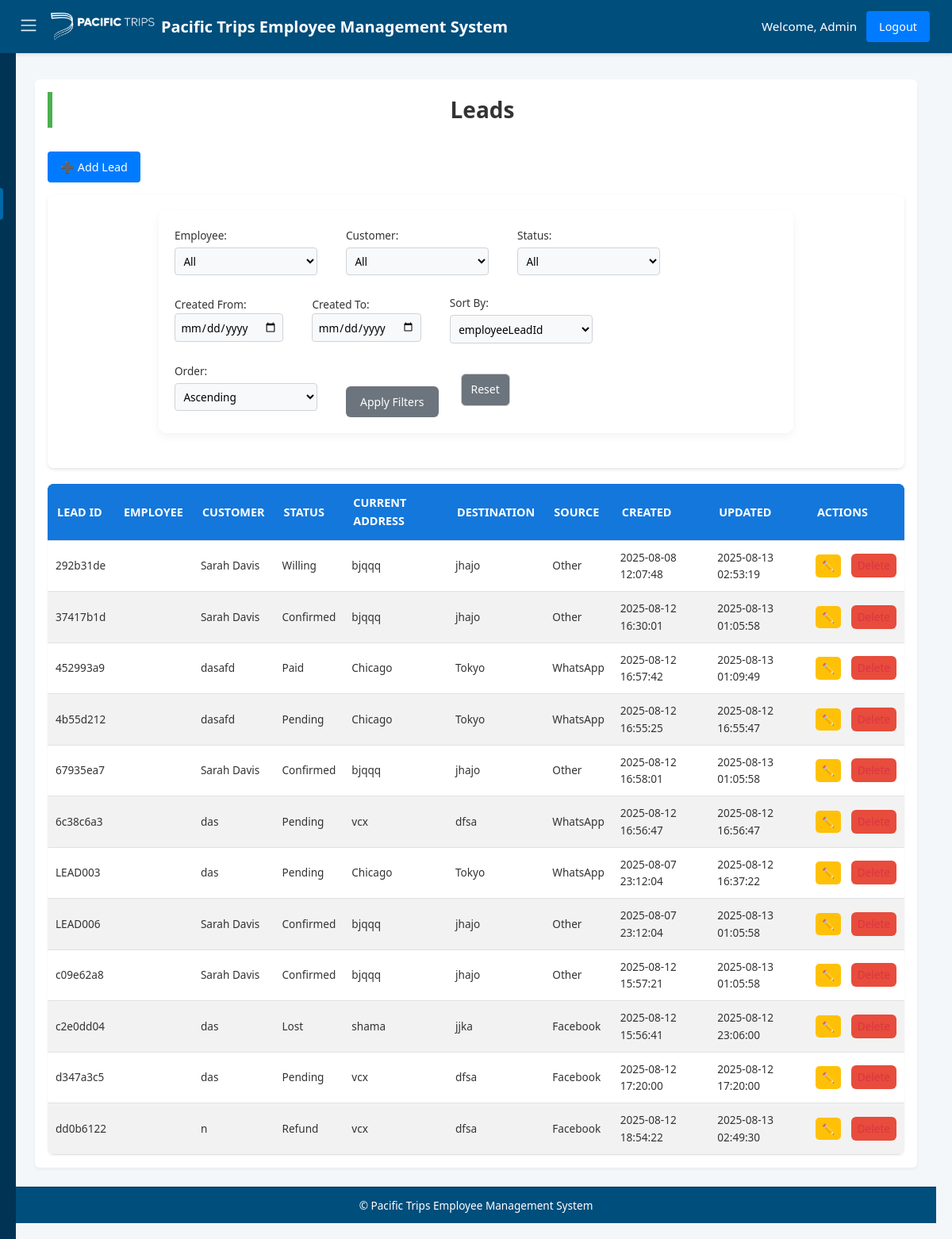
/leads (signed in), run on an earlier commit of the app's database.
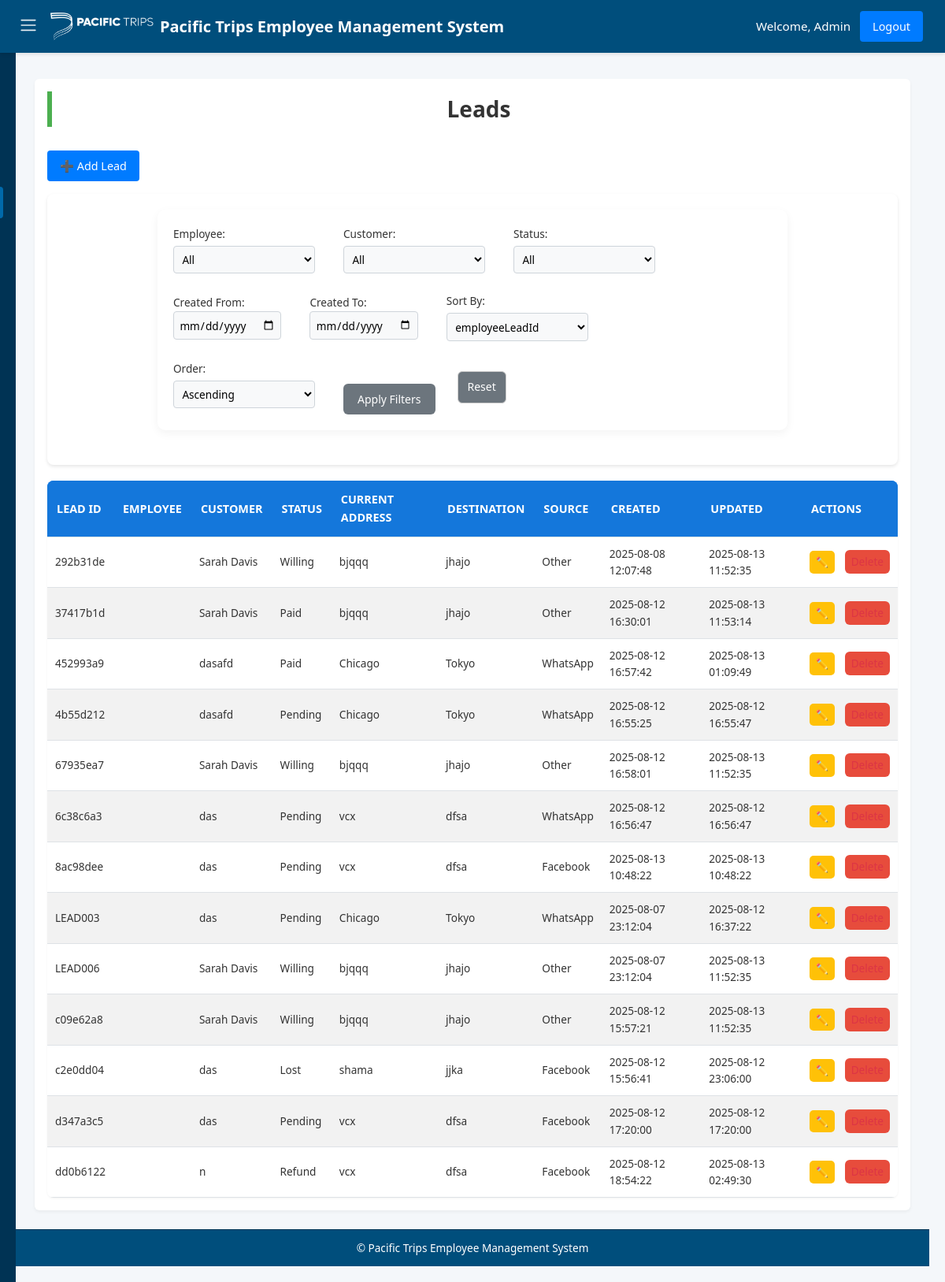
And on a later commit of the database.
### tables this page shows
CREATE TABLE leads (
    employeeLeadId TEXT PRIMARY KEY,
    employeeId TEXT NOT NULL,
    employeeName TEXT NOT NULL,
    employeeContactNo TEXT NOT NULL,
    customerName TEXT NOT NULL,
    customerId TEXT NOT NULL,
    customerContactNo TEXT NOT NULL,
    currentAddress TEXT NOT NULL,
    desiredDestination TEXT NOT NULL,
    status TEXT NOT NULL CHECK (status IN ('Pending', 'Contacted', 'Lost', 'Willing', 'Paid', 'Refund', 'Confirmed')),
    source TEXT NOT NULL CHECK (source IN ('Facebook', 'WhatsApp', 'Reference', 'TikTok', 'Other')),
    createdAt TEXT DEFAULT CURRENT_TIMESTAMP,
    updatedAt TEXT DEFAULT CURRENT_TIMESTAMP, amountClosed REAL DEFAULT 0,
    FOREIGN KEY (employeeId) REFERENCES employees(empId),
    FOREIGN KEY (customerId) REFERENCES customers(customerId)
);

### app.py (the view)
    def wrap(*args, **kwargs):
        if 'user_id' not in session:
            flash('Please login first.', 'danger')
            return redirect(url_for('login'))
        return f(*args, **kwargs)

### app.py (called while the page is built)
def get_db_connection():
    conn = sqlite3.connect(DATABASE, timeout=10)
    conn.row_factory = sqlite3.Row
    conn.execute("PRAGMA journal_mode=WAL")
    return conn

def get_all_employees():
    with closing(get_db_connection()) as conn:
        with closing(conn.cursor()) as cursor:
            cursor.execute("SELECT empId, empName FROM employees")
            return cursor.fetchall()

def get_all_customers():
    with closing(get_db_connection()) as conn:
        with closing(conn.cursor()) as cursor:
            cursor.execute("SELECT customerId, customerName FROM customers")
            return cursor.fetchall()

def login_required(f):
    def wrap(*args, **kwargs):
        if 'user_id' not in session:
            flash('Please login first.', 'danger')
            return redirect(url_for('login'))
        return f(*args, **kwargs)
    wrap.__name__ = f.__name__
    return wrap

### templates/leads.html (shortened to what this page needs)
{% extends "base.html" %}
{% block content %}
<h2>Leads</h2>
<div class="button-group">
    <a href="{{ url_for('add_lead') }}" class="btn">➕ Add Lead</a>
</div>
<div class="filter-card">
    <form method="GET" action="{{ url_for('leads') }}" class="filter-form">
        <label>Employee:
            <select name="employeeId">
                <option value="">All</option>
            </select>
        </label>
        <label>Customer:
            <select name="customerId">
                <option value="">All</option>
            </select>
        </label>
        <label>Status:
            <select name="status">
                <option value="">All</option>
            </select>
        </label>
        <label>Created From:
            <input type="date" name="start_date" value="{{ filters.start_date }}">
        </label>
        <label>Created To:
            <input type="date" name="end_date" value="{{ filters.end_date }}">
        </label>
        <label>Sort By:
            <select name="sort_by">
                {% for col in ['employeeLeadId', 'employeeId', 'empName', 'customerId', 'customerName', 'status',
                'currentAddress', 'desiredDestination', 'source', 'createdAt', 'updatedAt'] %}
                <option value="{{ col }}" {% if sort_by==col %}selected{% endif %}>{{ col }}</option>
                {% endfor %}
            </select>
        </label>
        <label>Order:
            <select name="sort_order">
                <option value="asc" {% if sort_order=='asc' %}selected{% endif %}>Ascending</option>
            </select>
        </label>
        <button type="submit" class="btn">Apply Filters</button>
        <a href="{{ url_for('leads') }}" class="btn danger">Reset</a>
    </form>
</div>
<table>
    <thead>
        <tr>
            <th>Lead ID</th>
            <th>Employee</th>
            <th>Customer</th>
            <th>Status</th>
            <th>Current Address</th>
            <th>Destination</th>
            <th>Source</th>
            <th>Created</th>
            <th>Updated</th>
            <th>Actions</th>
        </tr>
    </thead>
    <tbody>
        {% for lead in leads %}
        <tr>
            <td>{{ lead.employeeLeadId }}</td>
            <td>{{ lead.empName }}</td>
            <td>{{ lead.customerName }}</td>
            <td>{{ lead.status }}</td>
            <td>{{ lead.currentAddress }}</td>
            <td>{{ lead.desiredDestination }}</td>
            <td>{{ lead.source }}</td>
            <td>{{ lead.createdAt }}</td>
            <td>{{ lead.updatedAt }}</td>
            <td>
                <a href="{{ url_for('edit_lead', lead_id=lead.employeeLeadId) }}" class="btn small">✏️</a>
                <a href="{{ url_for('delete_lead', lead_id=lead.employeeLeadId) }}" class="btn-delete"
                    onclick="return confirm('Are you sure you want to delete this lead?');">Delete</a>
            </td>
        </tr>
        {% endfor %}
    </tbody>
</table>
{% endblock %}

### templates/base.html (shortened to what this page needs)
<!DOCTYPE html>
<html lang="en">
<head>
    <link rel="stylesheet" href="{{ url_for('static', filename='style.css') }}">
    <link rel="stylesheet" href="{{ url_for('static', filename='customers.css') }}">
    <link rel="stylesheet" href="{{ url_for('static', filename='employees.css') }}">
    <link rel="stylesheet" href="{{ url_for('static', filename='dashboard.css') }}">
    <link rel="stylesheet" href="{{ url_for('static', filename='add form.css') }}">
</head>
<body>
    <header class="header">
        <div class="header-left">
            <button class="menu-toggle" aria-label="Toggle Sidebar">
                <span class="navbar-toggler-icon"></span>
            </button>
            <a class="navbar-brand" href="{{ url_for('index') }}">
                <img src="{{ url_for('static', filename='logo.webp') }}" class="logo" alt="EMS Logo">
                Pacific Trips Employee Management System
            </a>
        </div>
        {% if session.user_id %}
        <div class="header-right">
            <span class="navbar-text">Welcome, {{ session.user_name }}</span>
            <a class="btn btn-outline-primary" href="{{ url_for('logout') }}">Logout</a>
        </div>
        {% else %}
        <div class="header-right">
            <a class="btn btn-outline-primary me-2" href="{{ url_for('login') }}">Login</a>
            <a class="btn btn-outline-primary" href="{{ url_for('register') }}">Register</a>
        </div>
        {% endif %}
    </header>
    <div class="layout">
        <nav class="sidebar sidebar-closed">
            <ul class="nav flex-column">
                {% if session.user_id %}
                {% if session.role == 'admin' %}
                <li class="nav-item">
                    <a class="nav-link {% if request.endpoint == 'dashboard' %}active{% endif %}"
                        href="{{ url_for('dashboard') }}">Dashboard</a>
                </li>
                <li class="nav-item">
                    <a class="nav-link {% if request.endpoint == 'customers' %}active{% endif %}"
                        href="{{ url_for('customers') }}">Customers</a>
                </li>
                <li class="nav-item">
                    <a class="nav-link {% if request.endpoint == 'employees' %}active{% endif %}"
                        href="{{ url_for('employees') }}">Employees</a>
                </li>
                <li class="nav-item">
                    <a class="nav-link {% if request.endpoint == 'leads' %}active{% endif %}"
                        href="{{ url_for('leads') }}">Leads</a>
                </li>
                <li class="nav-item">
                    <a class="nav-link {% if request.endpoint == 'status_changes' %}active{% endif %}"
                        href="{{ url_for('status_changes') }}">Status Changes</a>
                </li>
                <li class="nav-item">
                    <a class="nav-link {% if request.endpoint == 'logs' %}active{% endif %}"
                        href="{{ url_for('logs') }}">Logs</a>
                </li>
                {% endif %}
                {% endif %}
            </ul>
        </nav>
        <main class="main-content">
            <div class="container py-5">
                {% block content %}{% endblock %}
            </div>
        </main>
    </div>
    <footer class="footer">
        &copy; {{ current_year }} Pacific Trips Employee Management System
    </footer>
</body>
</html>

### static/style.css (style rules this page uses)
* { margin: 0; padding: 0; box-sizing: border-box; }
body { font-family: 'Segoe UI', Tahoma, Geneva, Verdana, sans-serif; background-color: #f4f7fa; color: #333; line-height: 1.6; min-height: 100vh; display: flex; flex-direction: column; }
a { text-decoration: none; transition: color 0.3s ease, background-color 0.3s ease; }
.header { background-color: #004e7c; color: white; padding: 0.75rem 1rem; display: flex; justify-content: space-between; align-items: center; box-shadow: 0 2px 4px rgba(0, 0, 0, 0.1); position: fixed; top: 0; left: 0; right: 0; z-index: 1000; }
.header-left { display: flex; align-items: center; gap: 0.5rem; }
.navbar-brand { font-size: 1.25rem; font-weight: 700; color: white; display: flex; align-items: center; gap: 0.5rem; }
.navbar-brand img.logo { height: 36px; width: auto; object-fit: contain; }
.header-right { display: flex; align-items: center; gap: 0.75rem; }
.navbar-text { color: white; font-size: 0.95rem; font-weight: 500; }
.btn-outline-primary { border-color: #007bff; color: #f5f7fa; font-weight: 500; padding: 0.4rem 1rem; border-radius: 4px; transition: all 0.3s ease; font-size: 0.9rem; }
.menu-toggle { background: none; border: none; color: white; font-size: 1.25rem; cursor: pointer; padding: 0.5rem; line-height: 1; }
.menu-toggle .navbar-toggler-icon { width: 24px; height: 24px; display: inline-block; }
.layout { display: flex; margin-top: 56px; min-height: calc(100vh - 56px - 48px); }
.sidebar { width: 220px; background-color: #003354; color: white; padding: 1.5rem 1rem; display: flex; flex-direction: column; position: fixed; top: 56px; bottom: 0; z-index: 999; transition: transform 0.3s ease; }
.sidebar .nav { list-style: none; padding: 0; margin: 0; display: flex; flex-direction: column; gap: 0.75rem; }
.sidebar .nav-link { color: white; font-size: 0.95rem; font-weight: 500; padding: 0.5rem 1rem; border-radius: 4px; transition: background-color 0.2s ease, color 0.2s ease; display: flex; align-items: center; }
.sidebar .nav-link:hover, .sidebar .nav-link.active { background-color: #0069aa; color: white; }
.sidebar-closed { transform: translateX(-100%); }
.main-content { flex-grow: 1; padding: 1.5rem; transition: margin-left 0.3s ease; margin-left: 220px; }
.sidebar-closed~.main-content { margin-left: 0; }
.container { max-width: 1140px; margin: 0 auto; padding: 1rem; background-color: white; border-radius: 6px; box-shadow: 0 2px 4px rgba(0, 0, 0, 0.05); }
.filter-form input[type="date"] { padding: 0.4rem; border: 1px solid #ced4da; border-radius: 4px; font-size: 0.85rem; width: 100%; background-color: #f8f9fa; transition: border-color 0.3s ease, box-shadow 0.3s ease; }
.footer { background-color: #004e7c; color: white; text-align: center; padding: 0.75rem; font-size: 0.85rem; border-top: 1px solid #003354; margin-top: auto; }
html { scroll-behavior: smooth; }
button, a, .menu-toggle { touch-action: manipulation; }

### static/employees.css (style rules this page uses)
body { font-family: Arial, sans-serif; background-color: #f9f9f9; margin: 20px; color: #333; }
h2 { color: #2c3e50; margin-bottom: 20px; }
form { display: flex; flex-wrap: wrap; gap: 15px; align-items: center; background-color: #ffffff; padding: 15px; border-radius: 8px; box-shadow: 0 2px 4px rgba(0,0,0,0.1); margin-bottom: 20px; }
form label { margin-right: 5px; font-weight: bold; }
form select, form button, form a.btn { padding: 8px 12px; font-size: 14px; border: 1px solid #ccc; border-radius: 6px; background-color: white; transition: 0.3s ease; }
form button { background-color: #007BFF; color: white; border: none; cursor: pointer; }
form a.btn { text-decoration: none; background-color: #28a745; color: white; }
table { width: 100%; border-collapse: collapse; background-color: #ffffff; border-radius: 8px; overflow: hidden; box-shadow: 0 2px 5px rgba(0,0,0,0.1); }
thead { background-color: #007BFF; color: white; }
thead th { padding: 12px; text-align: left; font-weight: bold; }
tbody tr { border-bottom: 1px solid #ddd; }
tbody tr:nth-child(even) { background-color: #f2f2f2; }
tbody td { padding: 10px; }
.btn.small { padding: 5px 8px; margin-right: 4px; background-color: #ffc107; color: black; border: none; border-radius: 5px; text-decoration: none; font-size: 14px; transition: background-color 0.3s ease; }

What changed in the data, as far as the page shows it:
changed leads "292b31de": updatedAt "2025-08-13 02:53:19" → "2025-08-13 11:52:35"
changed leads "37417b1d": status "Confirmed" → "Paid"; updatedAt "2025-08-13 01:05:58" → "2025-08-13 11:53:14"
changed leads "67935ea7": status "Confirmed" → "Willing"; updatedAt "2025-08-13 01:05:58" → "2025-08-13 11:52:35"
added leads: employeeLeadId "8ac98dee", customerName "das", status "Pending", currentAddress "vcx", desiredDestination "dfsa", source "Facebook", createdAt "2025-08-13 10:48:22", updatedAt "2025-08-13 10:48:22"
changed leads "LEAD006": status "Confirmed" → "Willing"; updatedAt "2025-08-13 01:05:58" → "2025-08-13 11:52:35"
changed leads "c09e62a8": status "Confirmed" → "Willing"; updatedAt "2025-08-13 01:05:58" → "2025-08-13 11:52:35"
